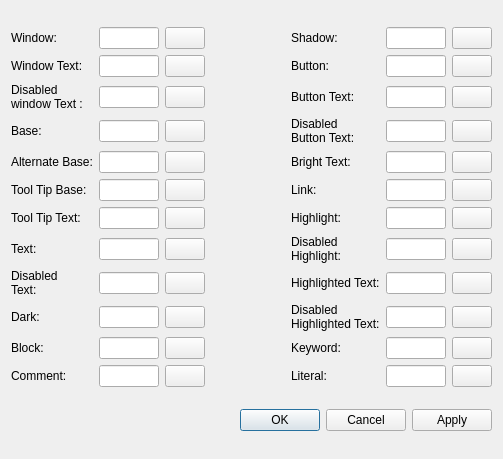
<?xml version="1.0" encoding="UTF-8"?>
<ui version="4.0">
 <class>ChangeThemeWindow</class>
 <widget class="QDialog" name="ChangeThemeWindow">
  <property name="windowModality">
   <enum>Qt::WindowModal</enum>
  </property>
  <property name="geometry">
   <rect>
    <x>0</x>
    <y>0</y>
    <width>503</width>
    <height>459</height>
   </rect>
  </property>
  <property name="windowTitle">
   <string>Edit theme</string>
  </property>
  <property name="windowIcon">
   <iconset resource="../turing.qrc">
    <normaloff>:/action/media/settings.png</normaloff>:/action/media/settings.png</iconset>
  </property>
  <property name="modal">
   <bool>true</bool>
  </property>
  <layout class="QVBoxLayout" name="verticalLayout">
   <item>
    <layout class="QGridLayout" name="gridLayout">
     <item row="10" column="0">
      <widget class="QLabel" name="label_11">
       <property name="text">
        <string>Block:</string>
       </property>
       <property name="buddy">
        <cstring>txtColor_11</cstring>
       </property>
      </widget>
     </item>
     <item row="11" column="0">
      <widget class="QLabel" name="label_12">
       <property name="text">
        <string>Comment:</string>
       </property>
       <property name="buddy">
        <cstring>txtColor_11</cstring>
       </property>
      </widget>
     </item>
     <item row="10" column="1">
      <widget class="QLineEdit" name="txtColor_21"/>
     </item>
     <item row="10" column="4">
      <widget class="QLabel" name="label_26">
       <property name="text">
        <string>Keyword:</string>
       </property>
       <property name="buddy">
        <cstring>txtColor_15</cstring>
       </property>
      </widget>
     </item>
     <item row="10" column="2">
      <widget class="QPushButton" name="btnCodeColor_21">
       <property name="enabled">
        <bool>true</bool>
       </property>
       <property name="text">
        <string/>
       </property>
       <property name="icon">
        <iconset resource="../turing.qrc">
         <normaloff>:/action/media/color_wheel.png</normaloff>:/action/media/color_wheel.png</iconset>
       </property>
      </widget>
     </item>
     <item row="11" column="1">
      <widget class="QLineEdit" name="txtColor_22"/>
     </item>
     <item row="11" column="2">
      <widget class="QPushButton" name="btnCodeColor_22">
       <property name="enabled">
        <bool>true</bool>
       </property>
       <property name="text">
        <string/>
       </property>
       <property name="icon">
        <iconset resource="../turing.qrc">
         <normaloff>:/action/media/color_wheel.png</normaloff>:/action/media/color_wheel.png</iconset>
       </property>
      </widget>
     </item>
     <item row="11" column="4">
      <widget class="QLabel" name="label_27">
       <property name="text">
        <string>Literal:</string>
       </property>
       <property name="buddy">
        <cstring>txtColor_15</cstring>
       </property>
      </widget>
     </item>
     <item row="0" column="3">
      <spacer name="horizontalSpacer">
       <property name="orientation">
        <enum>Qt::Horizontal</enum>
       </property>
       <property name="sizeType">
        <enum>QSizePolicy::Fixed</enum>
       </property>
       <property name="sizeHint" stdset="0">
        <size>
         <width>80</width>
         <height>20</height>
        </size>
       </property>
      </spacer>
     </item>
     <item row="0" column="2">
      <widget class="QPushButton" name="btnCodeColor_01">
       <property name="enabled">
        <bool>true</bool>
       </property>
       <property name="text">
        <string/>
       </property>
       <property name="icon">
        <iconset resource="../turing.qrc">
         <normaloff>:/action/media/color_wheel.png</normaloff>:/action/media/color_wheel.png</iconset>
       </property>
      </widget>
     </item>
     <item row="0" column="1">
      <widget class="QLineEdit" name="txtColor_01"/>
     </item>
     <item row="0" column="0">
      <widget class="QLabel" name="label_01">
       <property name="text">
        <string>Window:</string>
       </property>
       <property name="buddy">
        <cstring>txtColor_11</cstring>
       </property>
      </widget>
     </item>
     <item row="0" column="4">
      <widget class="QLabel" name="label_16">
       <property name="text">
        <string>Shadow:</string>
       </property>
       <property name="buddy">
        <cstring>txtColor_11</cstring>
       </property>
      </widget>
     </item>
     <item row="4" column="1">
      <widget class="QLineEdit" name="txtColor_05"/>
     </item>
     <item row="2" column="1">
      <widget class="QLineEdit" name="txtColor_03"/>
     </item>
     <item row="3" column="1">
      <widget class="QLineEdit" name="txtColor_04"/>
     </item>
     <item row="0" column="5">
      <widget class="QLineEdit" name="txtColor_11"/>
     </item>
     <item row="1" column="1">
      <widget class="QLineEdit" name="txtColor_02"/>
     </item>
     <item row="8" column="1">
      <widget class="QLineEdit" name="txtColor_09"/>
     </item>
     <item row="7" column="1">
      <widget class="QLineEdit" name="txtColor_08"/>
     </item>
     <item row="9" column="1">
      <widget class="QLineEdit" name="txtColor_10"/>
     </item>
     <item row="1" column="2">
      <widget class="QPushButton" name="btnCodeColor_02">
       <property name="enabled">
        <bool>true</bool>
       </property>
       <property name="text">
        <string/>
       </property>
       <property name="icon">
        <iconset resource="../turing.qrc">
         <normaloff>:/action/media/color_wheel.png</normaloff>:/action/media/color_wheel.png</iconset>
       </property>
      </widget>
     </item>
     <item row="6" column="1">
      <widget class="QLineEdit" name="txtColor_07"/>
     </item>
     <item row="5" column="1">
      <widget class="QLineEdit" name="txtColor_06"/>
     </item>
     <item row="2" column="2">
      <widget class="QPushButton" name="btnCodeColor_03">
       <property name="enabled">
        <bool>true</bool>
       </property>
       <property name="text">
        <string/>
       </property>
       <property name="icon">
        <iconset resource="../turing.qrc">
         <normaloff>:/action/media/color_wheel.png</normaloff>:/action/media/color_wheel.png</iconset>
       </property>
      </widget>
     </item>
     <item row="6" column="2">
      <widget class="QPushButton" name="btnCodeColor_07">
       <property name="enabled">
        <bool>true</bool>
       </property>
       <property name="text">
        <string/>
       </property>
       <property name="icon">
        <iconset resource="../turing.qrc">
         <normaloff>:/action/media/color_wheel.png</normaloff>:/action/media/color_wheel.png</iconset>
       </property>
      </widget>
     </item>
     <item row="4" column="2">
      <widget class="QPushButton" name="btnCodeColor_05">
       <property name="enabled">
        <bool>true</bool>
       </property>
       <property name="text">
        <string/>
       </property>
       <property name="icon">
        <iconset resource="../turing.qrc">
         <normaloff>:/action/media/color_wheel.png</normaloff>:/action/media/color_wheel.png</iconset>
       </property>
      </widget>
     </item>
     <item row="3" column="2">
      <widget class="QPushButton" name="btnCodeColor_04">
       <property name="enabled">
        <bool>true</bool>
       </property>
       <property name="text">
        <string/>
       </property>
       <property name="icon">
        <iconset resource="../turing.qrc">
         <normaloff>:/action/media/color_wheel.png</normaloff>:/action/media/color_wheel.png</iconset>
       </property>
      </widget>
     </item>
     <item row="5" column="2">
      <widget class="QPushButton" name="btnCodeColor_06">
       <property name="enabled">
        <bool>true</bool>
       </property>
       <property name="text">
        <string/>
       </property>
       <property name="icon">
        <iconset resource="../turing.qrc">
         <normaloff>:/action/media/color_wheel.png</normaloff>:/action/media/color_wheel.png</iconset>
       </property>
      </widget>
     </item>
     <item row="8" column="2">
      <widget class="QPushButton" name="btnCodeColor_09">
       <property name="enabled">
        <bool>true</bool>
       </property>
       <property name="text">
        <string/>
       </property>
       <property name="icon">
        <iconset resource="../turing.qrc">
         <normaloff>:/action/media/color_wheel.png</normaloff>:/action/media/color_wheel.png</iconset>
       </property>
      </widget>
     </item>
     <item row="9" column="2">
      <widget class="QPushButton" name="btnCodeColor_10">
       <property name="enabled">
        <bool>true</bool>
       </property>
       <property name="text">
        <string/>
       </property>
       <property name="icon">
        <iconset resource="../turing.qrc">
         <normaloff>:/action/media/color_wheel.png</normaloff>:/action/media/color_wheel.png</iconset>
       </property>
      </widget>
     </item>
     <item row="0" column="6">
      <widget class="QPushButton" name="btnCodeColor_11">
       <property name="enabled">
        <bool>true</bool>
       </property>
       <property name="text">
        <string/>
       </property>
       <property name="icon">
        <iconset resource="../turing.qrc">
         <normaloff>:/action/media/color_wheel.png</normaloff>:/action/media/color_wheel.png</iconset>
       </property>
      </widget>
     </item>
     <item row="7" column="2">
      <widget class="QPushButton" name="btnCodeColor_08">
       <property name="enabled">
        <bool>true</bool>
       </property>
       <property name="text">
        <string/>
       </property>
       <property name="icon">
        <iconset resource="../turing.qrc">
         <normaloff>:/action/media/color_wheel.png</normaloff>:/action/media/color_wheel.png</iconset>
       </property>
      </widget>
     </item>
     <item row="1" column="4">
      <widget class="QLabel" name="label_17">
       <property name="text">
        <string>Button:</string>
       </property>
       <property name="buddy">
        <cstring>txtColor_12</cstring>
       </property>
      </widget>
     </item>
     <item row="2" column="5">
      <widget class="QLineEdit" name="txtColor_13"/>
     </item>
     <item row="2" column="4">
      <widget class="QLabel" name="label_18">
       <property name="text">
        <string>Button Text:</string>
       </property>
       <property name="buddy">
        <cstring>txtColor_12</cstring>
       </property>
      </widget>
     </item>
     <item row="1" column="5">
      <widget class="QLineEdit" name="txtColor_12"/>
     </item>
     <item row="3" column="4">
      <widget class="QLabel" name="label_19">
       <property name="text">
        <string>Disabled
Button Text:</string>
       </property>
       <property name="buddy">
        <cstring>txtColor_14</cstring>
       </property>
      </widget>
     </item>
     <item row="4" column="4">
      <widget class="QLabel" name="label_20">
       <property name="text">
        <string>Bright Text:</string>
       </property>
       <property name="buddy">
        <cstring>txtColor_15</cstring>
       </property>
      </widget>
     </item>
     <item row="4" column="5">
      <widget class="QLineEdit" name="txtColor_15"/>
     </item>
     <item row="5" column="5">
      <widget class="QLineEdit" name="txtColor_16"/>
     </item>
     <item row="6" column="5">
      <widget class="QLineEdit" name="txtColor_17"/>
     </item>
     <item row="3" column="5">
      <widget class="QLineEdit" name="txtColor_14"/>
     </item>
     <item row="7" column="5">
      <widget class="QLineEdit" name="txtColor_18"/>
     </item>
     <item row="8" column="5">
      <widget class="QLineEdit" name="txtColor_19"/>
     </item>
     <item row="3" column="6">
      <widget class="QPushButton" name="btnCodeColor_14">
       <property name="enabled">
        <bool>true</bool>
       </property>
       <property name="text">
        <string/>
       </property>
       <property name="icon">
        <iconset resource="../turing.qrc">
         <normaloff>:/action/media/color_wheel.png</normaloff>:/action/media/color_wheel.png</iconset>
       </property>
      </widget>
     </item>
     <item row="4" column="6">
      <widget class="QPushButton" name="btnCodeColor_15">
       <property name="enabled">
        <bool>true</bool>
       </property>
       <property name="text">
        <string/>
       </property>
       <property name="icon">
        <iconset resource="../turing.qrc">
         <normaloff>:/action/media/color_wheel.png</normaloff>:/action/media/color_wheel.png</iconset>
       </property>
      </widget>
     </item>
     <item row="2" column="6">
      <widget class="QPushButton" name="btnCodeColor_13">
       <property name="enabled">
        <bool>true</bool>
       </property>
       <property name="text">
        <string/>
       </property>
       <property name="icon">
        <iconset resource="../turing.qrc">
         <normaloff>:/action/media/color_wheel.png</normaloff>:/action/media/color_wheel.png</iconset>
       </property>
      </widget>
     </item>
     <item row="9" column="5">
      <widget class="QLineEdit" name="txtColor_20"/>
     </item>
     <item row="1" column="6">
      <widget class="QPushButton" name="btnCodeColor_12">
       <property name="enabled">
        <bool>true</bool>
       </property>
       <property name="text">
        <string/>
       </property>
       <property name="icon">
        <iconset resource="../turing.qrc">
         <normaloff>:/action/media/color_wheel.png</normaloff>:/action/media/color_wheel.png</iconset>
       </property>
      </widget>
     </item>
     <item row="9" column="6">
      <widget class="QPushButton" name="btnCodeColor_20">
       <property name="enabled">
        <bool>true</bool>
       </property>
       <property name="text">
        <string/>
       </property>
       <property name="icon">
        <iconset resource="../turing.qrc">
         <normaloff>:/action/media/color_wheel.png</normaloff>:/action/media/color_wheel.png</iconset>
       </property>
      </widget>
     </item>
     <item row="6" column="6">
      <widget class="QPushButton" name="btnCodeColor_17">
       <property name="enabled">
        <bool>true</bool>
       </property>
       <property name="text">
        <string/>
       </property>
       <property name="icon">
        <iconset resource="../turing.qrc">
         <normaloff>:/action/media/color_wheel.png</normaloff>:/action/media/color_wheel.png</iconset>
       </property>
      </widget>
     </item>
     <item row="5" column="6">
      <widget class="QPushButton" name="btnCodeColor_16">
       <property name="enabled">
        <bool>true</bool>
       </property>
       <property name="text">
        <string/>
       </property>
       <property name="icon">
        <iconset resource="../turing.qrc">
         <normaloff>:/action/media/color_wheel.png</normaloff>:/action/media/color_wheel.png</iconset>
       </property>
      </widget>
     </item>
     <item row="7" column="6">
      <widget class="QPushButton" name="btnCodeColor_18">
       <property name="enabled">
        <bool>true</bool>
       </property>
       <property name="text">
        <string/>
       </property>
       <property name="icon">
        <iconset resource="../turing.qrc">
         <normaloff>:/action/media/color_wheel.png</normaloff>:/action/media/color_wheel.png</iconset>
       </property>
      </widget>
     </item>
     <item row="8" column="6">
      <widget class="QPushButton" name="btnCodeColor_19">
       <property name="enabled">
        <bool>true</bool>
       </property>
       <property name="text">
        <string/>
       </property>
       <property name="icon">
        <iconset resource="../turing.qrc">
         <normaloff>:/action/media/color_wheel.png</normaloff>:/action/media/color_wheel.png</iconset>
       </property>
      </widget>
     </item>
     <item row="7" column="4">
      <widget class="QLabel" name="label_23">
       <property name="text">
        <string>Disabled
Highlight:</string>
       </property>
       <property name="buddy">
        <cstring>txtColor_15</cstring>
       </property>
      </widget>
     </item>
     <item row="6" column="4">
      <widget class="QLabel" name="label_22">
       <property name="text">
        <string>Highlight:</string>
       </property>
       <property name="buddy">
        <cstring>txtColor_15</cstring>
       </property>
      </widget>
     </item>
     <item row="8" column="4">
      <widget class="QLabel" name="label_24">
       <property name="text">
        <string>Highlighted Text:</string>
       </property>
       <property name="buddy">
        <cstring>txtColor_15</cstring>
       </property>
      </widget>
     </item>
     <item row="5" column="4">
      <widget class="QLabel" name="label_21">
       <property name="text">
        <string>Link:</string>
       </property>
       <property name="buddy">
        <cstring>txtColor_15</cstring>
       </property>
      </widget>
     </item>
     <item row="9" column="4">
      <widget class="QLabel" name="label_25">
       <property name="text">
        <string>Disabled
Highlighted Text:</string>
       </property>
       <property name="buddy">
        <cstring>txtColor_15</cstring>
       </property>
      </widget>
     </item>
     <item row="2" column="0">
      <widget class="QLabel" name="label_03">
       <property name="text">
        <string>Disabled
window Text : </string>
       </property>
       <property name="buddy">
        <cstring>txtColor_11</cstring>
       </property>
      </widget>
     </item>
     <item row="4" column="0">
      <widget class="QLabel" name="label_05">
       <property name="text">
        <string>Alternate Base:</string>
       </property>
       <property name="buddy">
        <cstring>txtColor_11</cstring>
       </property>
      </widget>
     </item>
     <item row="3" column="0">
      <widget class="QLabel" name="label_04">
       <property name="text">
        <string>Base:</string>
       </property>
       <property name="buddy">
        <cstring>txtColor_11</cstring>
       </property>
      </widget>
     </item>
     <item row="1" column="0">
      <widget class="QLabel" name="label_02">
       <property name="text">
        <string>Window Text:</string>
       </property>
       <property name="buddy">
        <cstring>txtColor_11</cstring>
       </property>
      </widget>
     </item>
     <item row="9" column="0">
      <widget class="QLabel" name="label_10">
       <property name="text">
        <string>Dark:</string>
       </property>
       <property name="buddy">
        <cstring>txtColor_11</cstring>
       </property>
      </widget>
     </item>
     <item row="8" column="0">
      <widget class="QLabel" name="label_09">
       <property name="text">
        <string>Disabled
Text:</string>
       </property>
       <property name="buddy">
        <cstring>txtColor_11</cstring>
       </property>
      </widget>
     </item>
     <item row="6" column="0">
      <widget class="QLabel" name="label_07">
       <property name="text">
        <string>Tool Tip Text:</string>
       </property>
       <property name="buddy">
        <cstring>txtColor_11</cstring>
       </property>
      </widget>
     </item>
     <item row="7" column="0">
      <widget class="QLabel" name="label_08">
       <property name="text">
        <string>Text:</string>
       </property>
       <property name="buddy">
        <cstring>txtColor_11</cstring>
       </property>
      </widget>
     </item>
     <item row="5" column="0">
      <widget class="QLabel" name="label_06">
       <property name="text">
        <string>Tool Tip Base:</string>
       </property>
       <property name="buddy">
        <cstring>txtColor_11</cstring>
       </property>
      </widget>
     </item>
     <item row="10" column="5">
      <widget class="QLineEdit" name="txtColor_23"/>
     </item>
     <item row="11" column="5">
      <widget class="QLineEdit" name="txtColor_24"/>
     </item>
     <item row="10" column="6">
      <widget class="QPushButton" name="btnCodeColor_23">
       <property name="enabled">
        <bool>true</bool>
       </property>
       <property name="text">
        <string/>
       </property>
       <property name="icon">
        <iconset resource="../turing.qrc">
         <normaloff>:/action/media/color_wheel.png</normaloff>:/action/media/color_wheel.png</iconset>
       </property>
      </widget>
     </item>
     <item row="11" column="6">
      <widget class="QPushButton" name="btnCodeColor_24">
       <property name="enabled">
        <bool>true</bool>
       </property>
       <property name="text">
        <string/>
       </property>
       <property name="icon">
        <iconset resource="../turing.qrc">
         <normaloff>:/action/media/color_wheel.png</normaloff>:/action/media/color_wheel.png</iconset>
       </property>
      </widget>
     </item>
    </layout>
   </item>
   <item>
    <widget class="QDialogButtonBox" name="buttonBox">
     <property name="orientation">
      <enum>Qt::Horizontal</enum>
     </property>
     <property name="standardButtons">
      <set>QDialogButtonBox::Apply|QDialogButtonBox::Cancel|QDialogButtonBox::Ok</set>
     </property>
    </widget>
   </item>
  </layout>
 </widget>
 <tabstops>
  <tabstop>txtColor_01</tabstop>
  <tabstop>txtColor_02</tabstop>
  <tabstop>txtColor_03</tabstop>
  <tabstop>txtColor_04</tabstop>
  <tabstop>txtColor_05</tabstop>
  <tabstop>txtColor_06</tabstop>
  <tabstop>txtColor_07</tabstop>
  <tabstop>txtColor_08</tabstop>
  <tabstop>txtColor_09</tabstop>
  <tabstop>txtColor_10</tabstop>
  <tabstop>txtColor_21</tabstop>
  <tabstop>txtColor_22</tabstop>
  <tabstop>txtColor_11</tabstop>
  <tabstop>txtColor_12</tabstop>
  <tabstop>txtColor_13</tabstop>
  <tabstop>txtColor_14</tabstop>
  <tabstop>txtColor_15</tabstop>
  <tabstop>txtColor_16</tabstop>
  <tabstop>txtColor_17</tabstop>
  <tabstop>txtColor_18</tabstop>
  <tabstop>txtColor_19</tabstop>
  <tabstop>txtColor_20</tabstop>
  <tabstop>txtColor_23</tabstop>
  <tabstop>txtColor_24</tabstop>
  <tabstop>btnCodeColor_05</tabstop>
  <tabstop>btnCodeColor_06</tabstop>
  <tabstop>btnCodeColor_07</tabstop>
  <tabstop>btnCodeColor_08</tabstop>
  <tabstop>btnCodeColor_09</tabstop>
  <tabstop>btnCodeColor_10</tabstop>
  <tabstop>btnCodeColor_11</tabstop>
  <tabstop>btnCodeColor_12</tabstop>
  <tabstop>btnCodeColor_13</tabstop>
  <tabstop>btnCodeColor_14</tabstop>
  <tabstop>btnCodeColor_15</tabstop>
  <tabstop>btnCodeColor_16</tabstop>
  <tabstop>btnCodeColor_17</tabstop>
  <tabstop>btnCodeColor_18</tabstop>
  <tabstop>btnCodeColor_19</tabstop>
  <tabstop>btnCodeColor_20</tabstop>
  <tabstop>btnCodeColor_01</tabstop>
  <tabstop>btnCodeColor_21</tabstop>
  <tabstop>btnCodeColor_02</tabstop>
  <tabstop>btnCodeColor_22</tabstop>
  <tabstop>btnCodeColor_03</tabstop>
  <tabstop>btnCodeColor_04</tabstop>
  <tabstop>btnCodeColor_23</tabstop>
  <tabstop>btnCodeColor_24</tabstop>
 </tabstops>
 <resources>
  <include location="../turing.qrc"/>
 </resources>
 <connections>
  <connection>
   <sender>buttonBox</sender>
   <signal>accepted()</signal>
   <receiver>ChangeThemeWindow</receiver>
   <slot>accept()</slot>
   <hints>
    <hint type="sourcelabel">
     <x>238</x>
     <y>172</y>
    </hint>
    <hint type="destinationlabel">
     <x>238</x>
     <y>96</y>
    </hint>
   </hints>
  </connection>
  <connection>
   <sender>buttonBox</sender>
   <signal>rejected()</signal>
   <receiver>ChangeThemeWindow</receiver>
   <slot>reject()</slot>
   <hints>
    <hint type="sourcelabel">
     <x>238</x>
     <y>172</y>
    </hint>
    <hint type="destinationlabel">
     <x>238</x>
     <y>96</y>
    </hint>
   </hints>
  </connection>
 </connections>
</ui>
